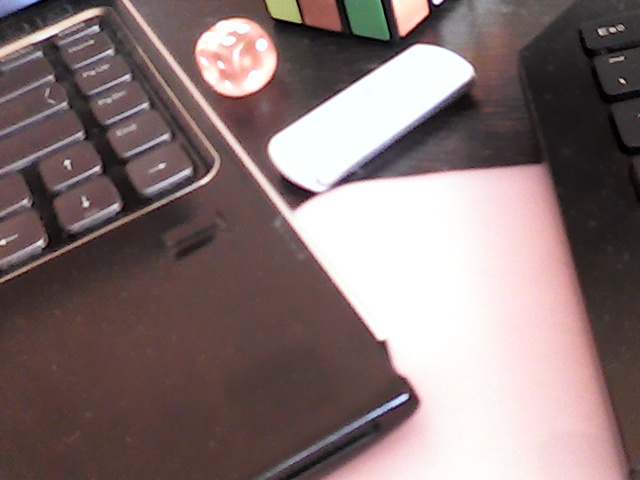
#> input picture The markup for an image OpenCV/data_img1.jpg, 640 x 480 px, given as the content of the folder data/training/none, which was not available
$ python main.py
#> lines starting #> are read from the running program, lines starting #| are printed output that depends on the picture; after the words box and inside, x2 and y2 are one past the last pixel; in counts of white or black regions, pixels touching at a corner belong together; pictures that were not available may be replaced by others from this repository, and a replacement may not be noted
### NeuroNet classification road sign Keras/other sourse/brains/helpers.py
# Helper functions
import cv2
import os
import glob  # library for loading images from a directory


# This function loads in images and their labels and places them in a list
# The list contains all images and their associated labels
# For example, after data is loaded, im_list[0][:] will be the first image-label pair in the list
def load_dataset(image_dir):
    # Populate this empty image list
#> called with image_dir = 'data/training/'
    im_list = []
    image_types = ["none", "pedistrain", "no_drive","stop","way_out","no_entry","road_works","parking","a_unevenness"]

    # Iterate through each color folder
    for im_type in image_types:

        # Iterate through each image file in each image_type folder
        # glob reads in any image with the extension "image_dir/im_type/*"
        for file in glob.glob(os.path.join(image_dir, im_type, "*")):

            # Read in the image
            # im = mpimg.imread(file)
            im = cv2.imread(file)
#> im is the input picture: shape (480, 640, 3); mean B, G, R 114.6, 115.6, 132.7

            # Check if the image exists/if it's been correctly read-in
            if not im is None:
                # Append the image, and it's type ("none", "pedistrain", "no_drive","stop","way-out","no_entry","road_works","parking","a_unevenness") to the image list
                im_list.append((im, im_type))

    return im_list

### NeuroNet classification road sign Keras/other sourse/main.py
import helpers
import cv2
import random
import numpy as np


# Загрузка данных из учебных, проверочных и валидационных данных
def load_data():
    """ Формирование обучающего, тренировочного и тестового массива изображений.
    Вспомогательный файл helpers.py формирует массив изображений по заданному пути.

    Выходные данные:
    IMAGE_LIST - массив тренировочных изображений
    TEST_IMAGE_LIST - массив тестовых изображений
    VALIDATION_IMAGE_LIST - массив валидационных изображений (по этому массиву осуществляется
    проверка работы алгоритма
    """

    IMAGE_DIR_TRAINING = "data/training/"
    IMAGE_DIR_TEST = "data/test/"
    IMAGE_DIR_VALIDATION = "data/val/"
    IMAGE_LIST = helpers.load_dataset(IMAGE_DIR_TRAINING)
    TEST_IMAGE_LIST = helpers.load_dataset(IMAGE_DIR_TEST)
    VALIDATION_IMAGE_LIST = helpers.load_dataset(IMAGE_DIR_VALIDATION)

    return IMAGE_LIST, TEST_IMAGE_LIST, VALIDATION_IMAGE_LIST


# приведение входного изображения к стандартному виду
def standardize_input(image):
    """Приведение изображений к стандартному виду. Если вы хотите преобразовать изображение в
    формат, одинаковый для всех изображений, сделайте это здесь. В примере представлено приведение размера к одинаковому для каждого изображения

    Входные данные: изображение

    Выходные данные: стандартизированное изображений.

    """
    ## TODO: Выполните необходимые преобразования изображения для стандартизации, если это необходимо (обрезка, поворот, изменение размера)
    standard_im = np.copy(image)
    #my code

    standard_im = cv2.resize(standard_im, (64, 64))


    def edit_img(img):
        mask_list = []
        #маска цветов hsv
        ilowH = 0
        ihighH = 8
        ilowS = 23
        ihighS = 255
        ilowV = 25
        ihighV = 255

        ilowH1 = 169
        ihighH1 = 359
        ilowS1 = 14
        ihighS1 = 255
        ilowV1 = 25
        ihighV1 = 255

        ilowH2 = 100
        ihighH2 = 142
        ilowS2 = 108
        ihighS2 = 255
        ilowV2 = 25
        ihighV2 = 255

        #изменение размера
        img = cv2.resize(img, (64,64))

        img = cv2.cvtColor(img, cv2.COLOR_BGR2HSV)

        lower_hsv = np.array([ilowH, ilowS, ilowV])
        higher_hsv = np.array([ihighH, ihighS, ihighV])
        lower_hsv1 = np.array([ilowH1, ilowS1, ilowV1])
        higher_hsv1 = np.array([ihighH1, ihighS1, ihighV1])
        lower_hsv2 = np.array([ilowH2, ilowS2, ilowV2])
        higher_hsv2 = np.array([ihighH2, ihighS2, ihighV2])


        #бинаризация изображения по маскам
        mask = cv2.inRange(img, lower_hsv, higher_hsv)
        mask1 = cv2.inRange(img, lower_hsv1, higher_hsv1)
        mask2 = cv2.inRange(img, lower_hsv2, higher_hsv2)

        mask = cv2.erode(mask, (3,3), iterations = 2)
        mask = cv2.dilate(mask, (3,3), iterations = 4)
        mask1 = cv2.erode(mask1, (3,3), iterations = 2)
        mask1 = cv2.dilate(mask1, (3,3), iterations = 4)
        mask2 = cv2.erode(mask2, (3,3), iterations = 2)
        mask2 = cv2.dilate(mask2, (3,3), iterations = 4)

        mask_list.append((mask + mask1, mask2))
        return mask_list

    standard_im = edit_img(image)
    #my code
    return standard_im


# Перекодировка из текстового названия в массив данных
def one_hot_encode(label):
    """ Функция осуществляет перекодировку текстового входного сигнала
     в массив элементов, соответствующий выходному сигналу

     Входные параметры: текстовая метка (прим.  pedistrain)

     Выходные параметры: метка ввиде массива
     """
    one_hot_encoded = []
    if label == "none":
        one_hot_encoded = [0, 0, 0, 0, 0, 0, 0, 0]
    elif label == "pedistrain":
        one_hot_encoded = [1, 0, 0, 0, 0, 0, 0, 0]
    elif label == "no_drive":
        one_hot_encoded = [0, 1, 0, 0, 0, 0, 0, 0]
    elif label == "stop":
        one_hot_encoded = [0, 0, 1, 0, 0, 0, 0, 0]
    elif label == "way_out":
        one_hot_encoded = [0, 0, 0, 1, 0, 0, 0, 0]
    elif label == "no_entry":
        one_hot_encoded = [0, 0, 0, 0, 1, 0, 0, 0]
    elif label == "road_works":
        one_hot_encoded = [0, 0, 0, 0, 0, 1, 0, 0]
    elif label == "parking":
        one_hot_encoded = [0, 0, 0, 0, 0, 0, 1, 0]
    elif label == "a_unevenness":
        one_hot_encoded = [0, 0, 0, 0, 0, 0, 0, 1]

    return one_hot_encoded


# приведение всего набора изображений к стандартному виду
def standardize(image_list):
    """Функция осуществляет приведение всего набора изображений к стндартному виду

    Входные данные: блок изображений (массив)

    Выходные данные: стандартизированный блок изображений
    """

    standard_list = []

    for item in image_list:
        image = item[0]
        label = item[1]

        # стандартизация каждого изображения
        standardized_im = standardize_input(image)

        # перекодировка из названия в массив
        one_hot_label = one_hot_encode(label)

        # Append the image, and it's one hot encoded label to the full, processed list of image data
        standard_list.append((standardized_im, one_hot_label))
#> this loop made 8 passes
#> pass 1, in standardize_input, `standard_im = cv2.resize(standard_im, (64, 64))`:
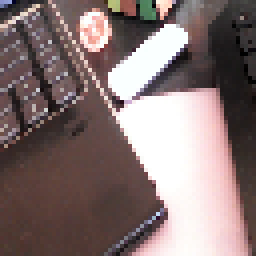
#> standard_im: shape (64, 64, 3) (shown 4 times larger); mean B, G, R 114.5, 115.6, 132.7
#> pass 1, in edit_img, `mask = cv2.inRange(img, lower_hsv, higher_hsv)`:
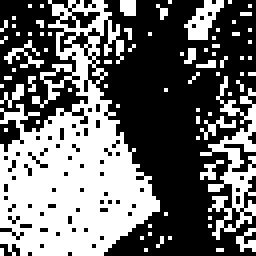
#> mask: shape (64, 64) (shown 4 times larger); 42.6% white; 76 white regions (72 under 20 px), largest, box (x1, y1, x2, y2) and area: (0, 0, 40, 64) 1288, (50, 19, 64, 60) 191, (46, 0, 56, 10) 51, (1, 10, 11, 17) 23
#> pass 1, in edit_img, `mask1 = cv2.inRange(img, lower_hsv1, higher_hsv1)`:
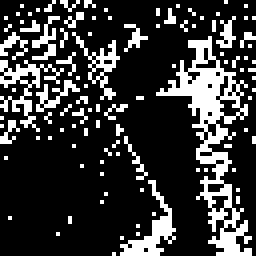
#> mask1: shape (64, 64) (shown 4 times larger); 21.9% white in thin lines or dots

    return standard_list


# совокупность функций классификации
# [54 lines left out: functions predict_label, get_misclassified_images, not called in this run]


def main():
    ## загрузка учебных изображений
    IMAGE_LIST, TEST_IMAGE_LIST, VALIDATION_IMAGE_LIST = load_data()
    ## Отображение изображения, приведенного к стандартному виду (размер 32х32) и его метки (массива чисел)
    STANDARDIZED_LIST = standardize(IMAGE_LIST)
    STANDARDIZED_TEST_LIST = standardize(TEST_IMAGE_LIST)
#> the loop in standardize (call 2), `for item in image_list:` made 8 passes
#> pass 1, in edit_img (call 9), `mask2 = cv2.inRange(img, lower_hsv2, higher_hsv2)`:
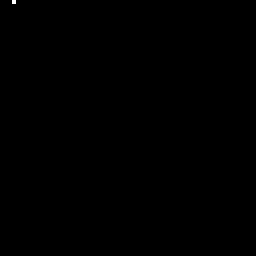
#> mask2: shape (64, 64) (shown 4 times larger); 0.02% white in thin lines or dots, all inside (x1, y1, x2, y2) = (3, 0, 4, 1)
#> pass 1, in edit_img (call 9), `mask = cv2.erode(mask, (3,3), iterations = 2)`:
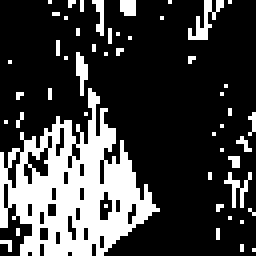
#> mask: shape (64, 64) (shown 4 times larger); 24.6% white; 50 white regions (46 under 20 px), largest, box (x1, y1, x2, y2) and area: (0, 22, 40, 64) 800, (47, 0, 56, 10) 34, (56, 43, 63, 52) 23, (19, 13, 22, 24) 20
#> pass 1, in edit_img (call 9), `mask = cv2.dilate(mask, (3,3), iterations = 4)`:
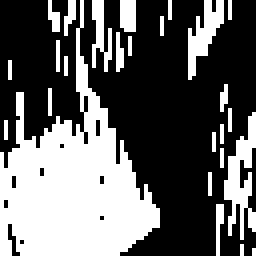
#> mask: shape (64, 64) (shown 4 times larger); 38.6% white; 26 white regions (21 under 20 px), largest, box (x1, y1, x2, y2) and area: (0, 0, 40, 64) 1138, (56, 28, 64, 60) 125, (47, 0, 56, 20) 84, (23, 0, 28, 18) 49, (30, 0, 34, 8) 31
#> pass 1, in edit_img (call 9), `mask1 = cv2.erode(mask1, (3,3), iterations = 2)`:
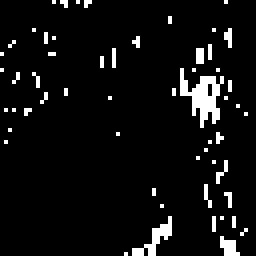
#> mask1: shape (64, 64) (shown 4 times larger); 6.1% white in thin lines or dots
    random.shuffle(STANDARDIZED_TEST_LIST)

    # [1]
    ## Пример работы с изображением из списка тренировочных изображений

    # Получим изображение и его метку
#> (the run stopped early here; a loop or call above may not have finished)
